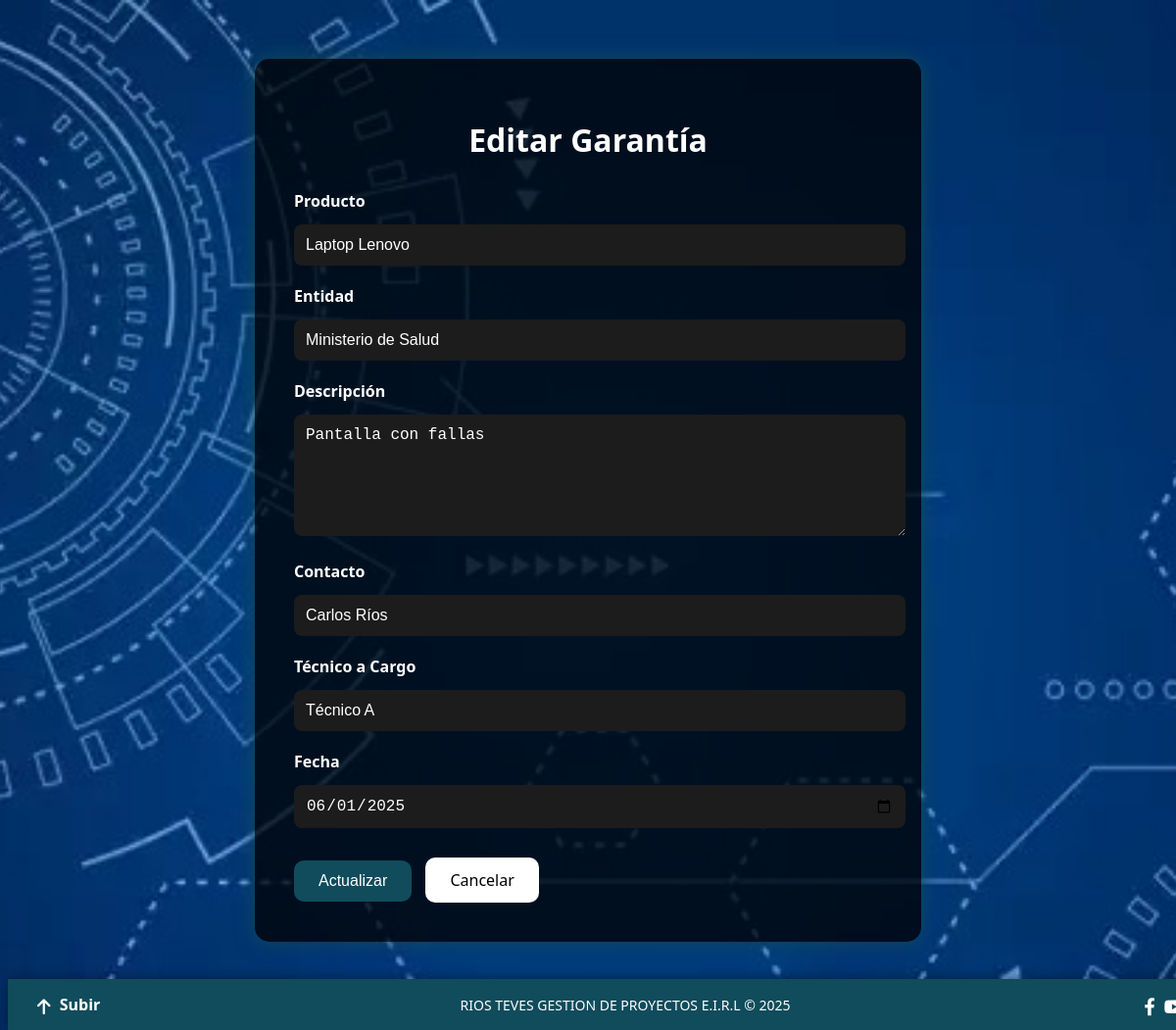
The app's page /RIOS_TEVES/indexrios.php?accion=editar&id=7 with its own data.
### tables this page shows
CREATE TABLE `garantias_rios` (
  `id` int(11) NOT NULL,
  `producto` varchar(255) DEFAULT NULL,
  `entidad` varchar(255) DEFAULT NULL,
  `descripcion` varchar(255) DEFAULT NULL,
  `contacto` varchar(255) DEFAULT NULL,
  `TecCargo` varchar(255) DEFAULT NULL,
  `fecha` date DEFAULT NULL
);

### RIOS_TEVES/controlador/garantia_controlador.php (called while the page is built, shortened)
<?php
require_once __DIR__ . '/../modelo/garantia.php';
class GarantiaController {
    private $modelo;
    public function __construct() {
        $this->modelo = new Garantia();
    }
    public function editar($id) {
        $garantia = $this->modelo->obtenerPorId($id);
        include __DIR__ . '/../vista/editar.php';
    }
}

### database.php (called while the page is built, shortened)
<?php
class Database {
    public static function conectar() {
        $host = "localhost";
        $user = "root";
        $pass = "";
        $dbname = "garantias_db";
        $conn = new mysqli($host, $user, $pass, $dbname);
        return $conn;
    }
}
?>

### RIOS_TEVES/modelo/garantia.php (called while the page is built, shortened)
<?php
require_once(__DIR__ . '/../../database.php');
class Garantia {
    private $conn;
    public function __construct() {
        $this->conn = Database::conectar();
    }
    public function obtenerPorId($id) {
        $stmt = $this->conn->prepare("SELECT * FROM garantias_rios WHERE id = ?");
        $stmt->bind_param("i", $id);
        $stmt->execute();
        return $stmt->get_result()->fetch_assoc();
    }
}

### RIOS_TEVES/vista/editar.php (the view, shortened to what this page needs)
<!DOCTYPE html>
<html lang="es">
<head>
    <link rel="stylesheet" href="vista/Css/StylesEditar.css">
</head>
<body>
    <div class="container">
        <h1>Editar Garantía</h1>
        <form action="indexrios.php?accion=actualizar&id=<?= $garantia['id'] ?>" method="POST">
            <label for="producto">Producto</label>
            <input type="text" id="producto" name="producto" value="<?= htmlspecialchars($garantia['producto']) ?>" required>
            <label for="entidad">Entidad</label>
            <input type="text" id="entidad" name="entidad" value="<?= htmlspecialchars($garantia['entidad']) ?>" required>
            <label for="descripcion">Descripción</label>
            <textarea id="descripcion" name="descripcion" required><?= htmlspecialchars($garantia['descripcion']) ?></textarea>
            <label for="contacto">Contacto</label>
            <input type="text" id="contacto" name="contacto" value="<?= htmlspecialchars($garantia['contacto']) ?>" required>
            <label for="TecCargo">Técnico a Cargo</label>
            <input type="text" id="TecCargo" name="TecCargo" value="<?= htmlspecialchars($garantia['TecCargo']) ?>" required>
            <label for="fecha">Fecha</label>
            <input type="date" id="fecha" name="fecha" value="<?= $garantia['fecha'] ?>" required>
            <button type="submit">Actualizar</button>
            <a href="indexrios.php?accion=listar" class="btn">Cancelar</a>
        </form>
    </div>
    <?php include 'footer.php'; ?>
</body>
</html>

### RIOS_TEVES/vista/Css/StylesEditar.css (style rules this page uses)
body { background: #0f0f0f url('imagenes/fondo.jpeg') no-repeat center center fixed; background-size: cover; font-family: 'Segoe UI', Tahoma, Geneva, Verdana, sans-serif; color: #ffffff; }
.container { max-width: 600px; margin: 60px auto; background: rgba(0, 0, 0, 0.75); padding: 40px; border-radius: 15px; box-shadow: 0 0 20px #104c5c; }
.container h1 { text-align: center; margin-bottom: 30px; font-size: 2rem; color: #ffffff; }
form label { display: block; margin-bottom: 8px; font-weight: bold; margin-top: 20px; }
form input[type="text"], form input[type="date"], form textarea { width: 100%; padding: 12px; margin-top: 5px; border: none; border-radius: 8px; background-color: #1c1c1c; color: #fff; font-size: 1rem; }
form textarea { resize: vertical; height: 100px; }
button[type="submit"], .btn { display: inline-block; margin-top: 30px; padding: 12px 25px; font-size: 1rem; border: none; border-radius: 10px; cursor: pointer; transition: background 0.3s ease, transform 0.2s ease; text-decoration: none; margin-right: 10px; }
button[type="submit"] { background-color: #104c5c; color: rgb(255, 255, 255); }
.btn { background-color: #ffffff; color: rgb(0, 0, 0); }

### records on screen
garantias_rios: producto "Laptop Lenovo", entidad "Ministerio de Salud", descripcion "Pantalla con fallas", contacto "Carlos Ríos", TecCargo "Técnico A", fecha "06/01/2025"
